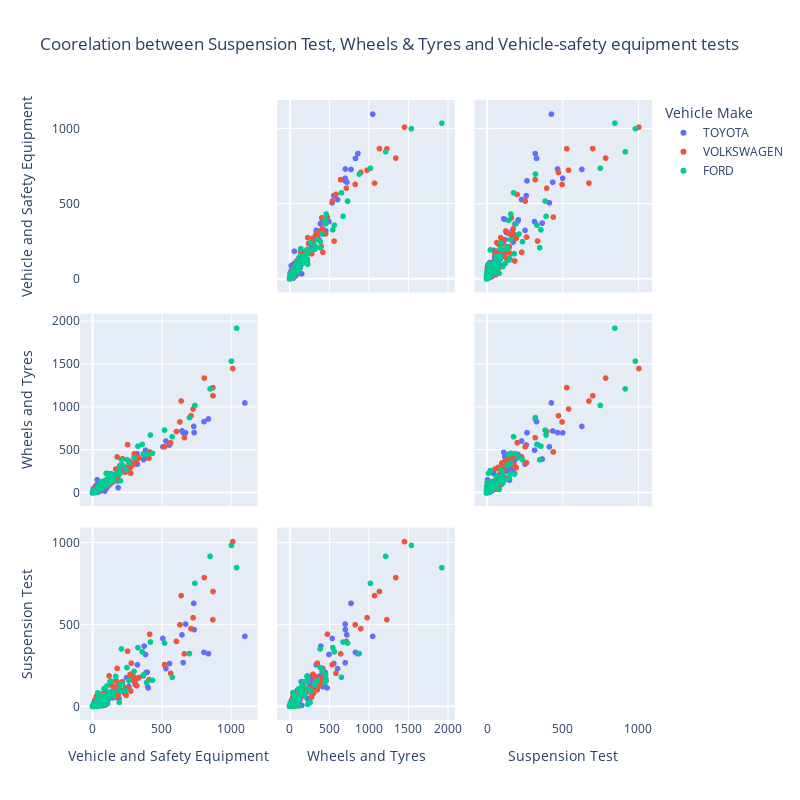

Notebook code for this chart:
### Code cell
fig = px.scatter_matrix(result,
    dimensions=["Vehicle and Safety Equipment", "Wheels and Tyres", "Suspension Test" ],
    color="Vehicle Make",
    title="Scatter matrix of iris data set")
    #labels={col:col.replace('_', ' ') for col in df.columns}) # remove underscore
fig.update_traces(diagonal_visible=False)
fig.update_layout(
    title='Coorelation between Suspension Test, Wheels & Tyres and Vehicle-safety equipment tests ',
    dragmode='select',
    width=800,
    height=800,
    hovermode='closest',
)

fig.show()
fig.write_html("sus_wheel_corr.html")

### Figure 1 — Plotly figure (JSON) as saved in the notebook; plotly's stock layout.template omitted (floating-point values rounded to 4 significant figures; data arrays with more than 128 entries replaced by an {"elided": "..."} marker saying what was removed)
{"data": [{"diagonal": {"visible": false}, "dimensions": [{"axis": {"matches": true}, "label": "Vehicle and Safety Equipment", "values": {"elided": "599 int values"}}, {"axis": {"matches": true}, "label": "Wheels and Tyres", "values": {"elided": "599 int values"}}, {"axis": {"matches": true}, "label": "Suspension Test", "values": {"elided": "599 int values"}}], "hovertemplate": "Vehicle Make=TOYOTA<br>%{xaxis.title.text}=%{x}<br>%{yaxis.title.text}=%{y}<extra></extra>", "legendgroup": "TOYOTA", "marker": {"color": "#636efa", "symbol": "circle"}, "name": "TOYOTA", "showlegend": true, "type": "splom"}, {"diagonal": {"visible": false}, "dimensions": [{"axis": {"matches": true}, "label": "Vehicle and Safety Equipment", "values": {"elided": "471 int values"}}, {"axis": {"matches": true}, "label": "Wheels and Tyres", "values": {"elided": "471 int values"}}, {"axis": {"matches": true}, "label": "Suspension Test", "values": {"elided": "471 int values"}}], "hovertemplate": "Vehicle Make=VOLKSWAGEN<br>%{xaxis.title.text}=%{x}<br>%{yaxis.title.text}=%{y}<extra></extra>", "legendgroup": "VOLKSWAGEN", "marker": {"color": "#EF553B", "symbol": "circle"}, "name": "VOLKSWAGEN", "showlegend": true, "type": "splom"}, {"diagonal": {"visible": false}, "dimensions": [{"axis": {"matches": true}, "label": "Vehicle and Safety Equipment", "values": {"elided": "413 int values"}}, {"axis": {"matches": true}, "label": "Wheels and Tyres", "values": {"elided": "413 int values"}}, {"axis": {"matches": true}, "label": "Suspension Test", "values": {"elided": "413 int values"}}], "hovertemplate": "Vehicle Make=FORD<br>%{xaxis.title.text}=%{x}<br>%{yaxis.title.text}=%{y}<extra></extra>", "legendgroup": "FORD", "marker": {"color": "#00cc96", "symbol": "circle"}, "name": "FORD", "showlegend": true, "type": "splom"}], "layout": {"dragmode": "select", "height": 800, "hovermode": "closest", "legend": {"title": {"text": "Vehicle Make"}, "tracegroupgap": 0}, "title": {"text": "Coorelation between Suspension Test, Wheels & Tyres and Vehicle-safety equipment tests "}, "width": 800}}
